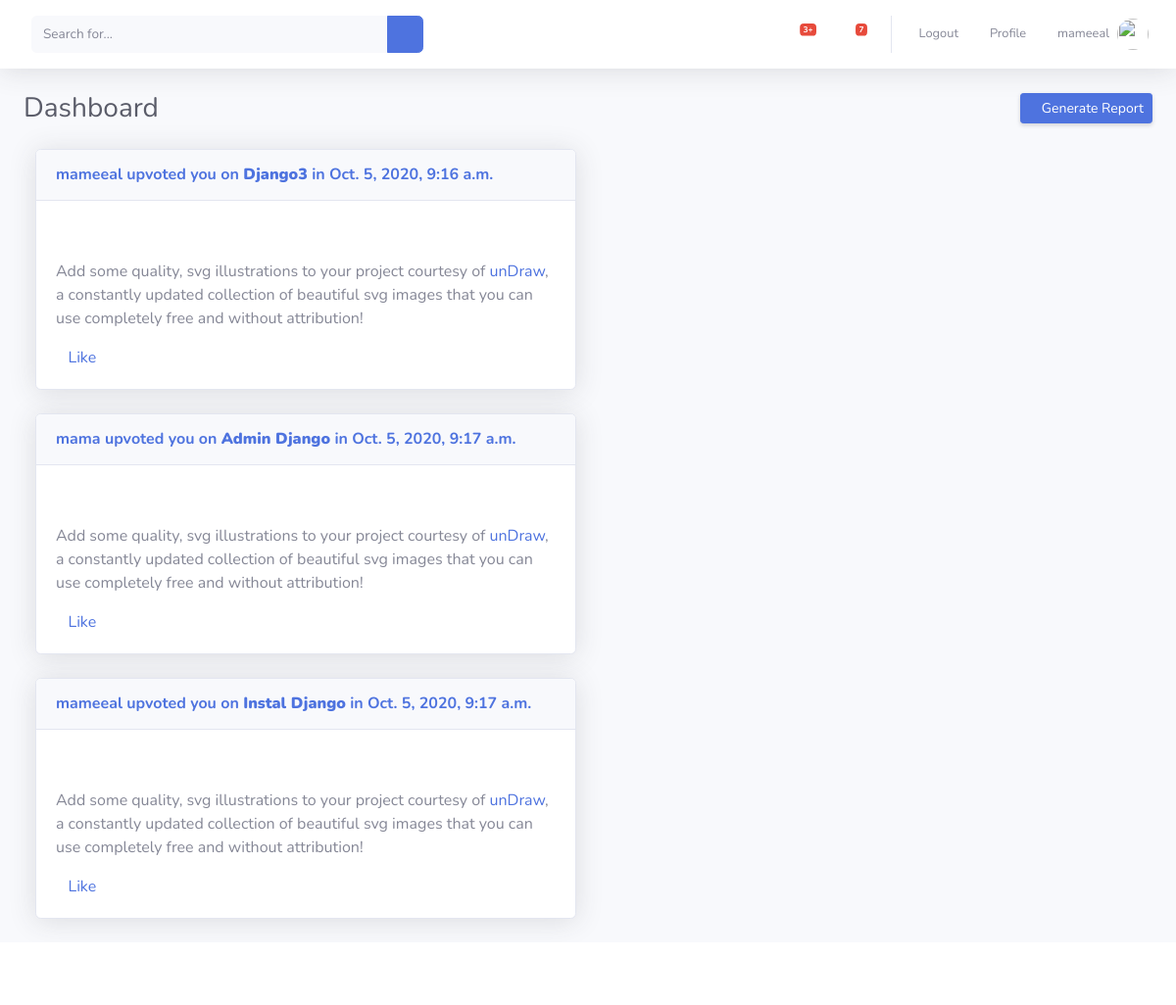
The app's page / (signed in) with its own data.
### TopicComment/models.py (models this page shows, shortened)
class Topic(models.Model):
	user       = models.ForeignKey(User, related_name='user', on_delete=models.CASCADE  )
	topc_title = models.CharField(max_length=100)
	created_at = models.DateTimeField(auto_now=True)
	update_at  = models.DateTimeField(auto_now_add=True)
	like      = models.ManyToManyField(User,blank=True)

### TopicComment/views.py (the view)
# urls.py: path('',all_topic,name='all_topic'),
def all_topic(request):
	all_topic = Topic.objects.all()
	return render(request,'topic/topic.html',{'all_topic':all_topic})

### TopicComment/templates/topic/topic.html (shortened to what this page needs)
 {% extends 'main.html' %}
 {% load static %}
{% block content %}
{% for topic in all_topic %}
 <div class="col-lg-6 mb-4">
              <div class="card shadow mb-4 ">
                <div class="card-header py-3">
                  <h6 class="m-0 font-weight-bold text-primary"> {{topic.user}} upvoted you on <a href="{% url 'TopicComment:topic_details' topic.id %}"><strong>{{topic.topc_title}}</strong></a> in  {{topic.created_at}} </h6>
                </div>
                <div class="card-body">
                  <div class="text-center">
                  </div>
                  <p>Add some quality, svg illustrations to your project courtesy of <a target="_blank" rel="nofollow" href="https://undraw.co/">unDraw</a>, a constantly updated collection of beautiful svg images that you can use completely free and without attribution!</p>
                  <a href=""> <i class="fa fa-thumbs-up" aria-hidden="true"></i>Like </a>
                </div>
              </div>
            </div>
{% endfor %}
{% endblock %}

### templates/main.html (shortened to what this page needs)
{% load static %}
 <!DOCTYPE html>
<html lang="en">
<head>
  <link rel="stylesheet" href="https://stackpath.bootstrapcdn.com/font-awesome/4.7.0/css/font-awesome.min.css">
  <link href="{% static 'vendor/fontawesome-free/css/all.min.css' %}" rel="stylesheet" type="text/css">
  <link href="{% static 'css/sb-admin-2.min.css' %}" rel="stylesheet">
<link href="{% static 'css/main.css' %}" rel="stylesheet">
</head>
<body id="page-top">
  <div id="wrapper">
    <div id="content-wrapper" class="d-flex flex-column">
      <div id="content">
        <nav class="navbar navbar-expand navbar-light bg-white topbar mb-4 static-top shadow">
          <form class="d-none d-sm-inline-block form-inline mr-auto ml-md-3 my-2 my-md-0 mw-100 navbar-search">
            <div class="input-group">
              <input type="text" class="form-control bg-light border-0 small" placeholder="Search for..." aria-label="Search" aria-describedby="basic-addon2">
              <div class="input-group-append">
                <button class="btn btn-primary" type="button">
                  <i class="fas fa-search fa-sm"></i>
                </button>
              </div>
            </div>
          </form>
          <ul class="navbar-nav ml-auto">
            <li class="nav-item dropdown no-arrow mx-1">
              <a class="nav-link dropdown-toggle" href="#" id="alertsDropdown" role="button" data-toggle="dropdown" aria-haspopup="true" aria-expanded="false">
                <i class="fas fa-bell fa-fw"></i>
                <span class="badge badge-danger badge-counter">3+</span>
              </a>
            </li>
            <li class="nav-item dropdown no-arrow mx-1">
              <a class="nav-link dropdown-toggle" href="#" id="messagesDropdown" role="button" data-toggle="dropdown" aria-haspopup="true" aria-expanded="false">
                <i class="fas fa-envelope fa-fw"></i>
                <span class="badge badge-danger badge-counter">7</span>
              </a>
            </li>
            {% if user.is_authenticated %}
              <li class="nav-item">
                <a class="nav-link" href="{% url 'accounts:logout' %}">
                  <span class="mr-2 d-none d-lg-inline text-gray-600 small">Logout</span>
                </a>
              </li>
             <li class="nav-item">
              <a class="nav-link" href="{% url 'accounts:profile' %}">
                <span class="mr-2 d-none d-lg-inline text-gray-600 small">Profile</span>
              </a>
            </li>
            <li class="nav-item">
              <a class="nav-link" href="#">
                <span class="mr-2 d-none d-lg-inline text-gray-600 small">{{user.username}}</span>
                <img class="img-profile rounded-circle" src="https://source.unsplash.com/QAB-WJcbgJk/60x60">
              </a>
            </li>
            {% else %}
              <li class="nav-item">
                <a class="nav-link" href="{% url 'accounts:login' %}">
                  <span class="mr-2 d-none d-lg-inline text-gray-600 small">Login</span>
                </a>
              </li>
 {% endif %}
              </div>
        <div class="container-fluid">
          <div class="d-sm-flex align-items-center justify-content-between mb-4">
            <h1 class="h3 mb-0 text-gray-800">Dashboard</h1>
            <a href="#" class="d-none d-sm-inline-block btn btn-sm btn-primary shadow-sm"><i class="fas fa-download fa-sm text-white-50"></i> Generate Report</a>
          </div>
{% block content %}
{% endblock %}
          </div>
        </div>
      </div>
      <footer class="sticky-footer bg-white">
      </footer>
</body>
</html>

### records on screen
Topic: user "mameeal", topc_title "Django3", created_at "Oct. 5, 2020, 9:16 a.m."
Topic: user "mama", topc_title "Admin Django", created_at "Oct. 5, 2020, 9:17 a.m."
Topic: user "mameeal", topc_title "Instal Django", created_at "Oct. 5, 2020, 9:17 a.m."

### other values on screen
{{ user.username }} "mameeal"
